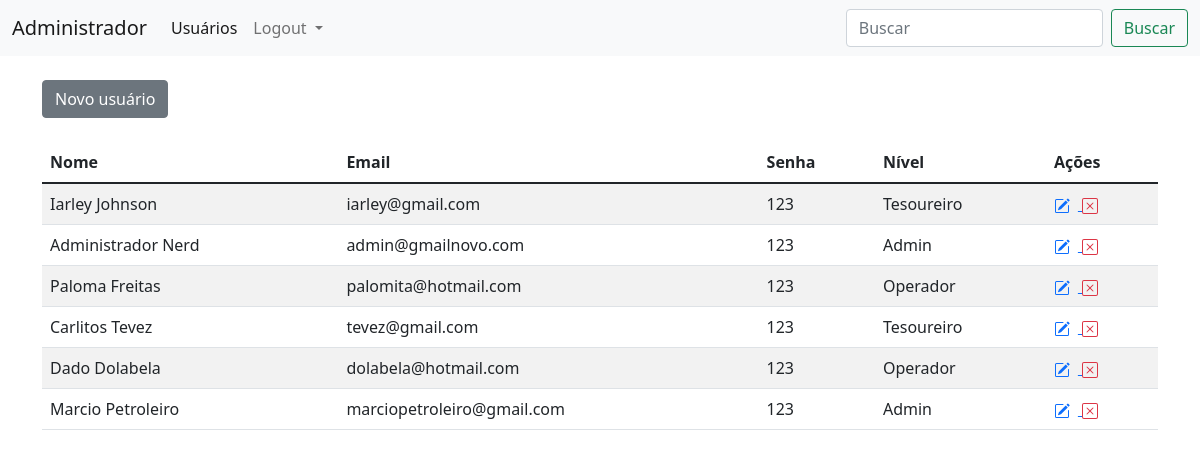
The page /01_php8/login/painel-adm/index.php (signed in) on the database as committed earlier.
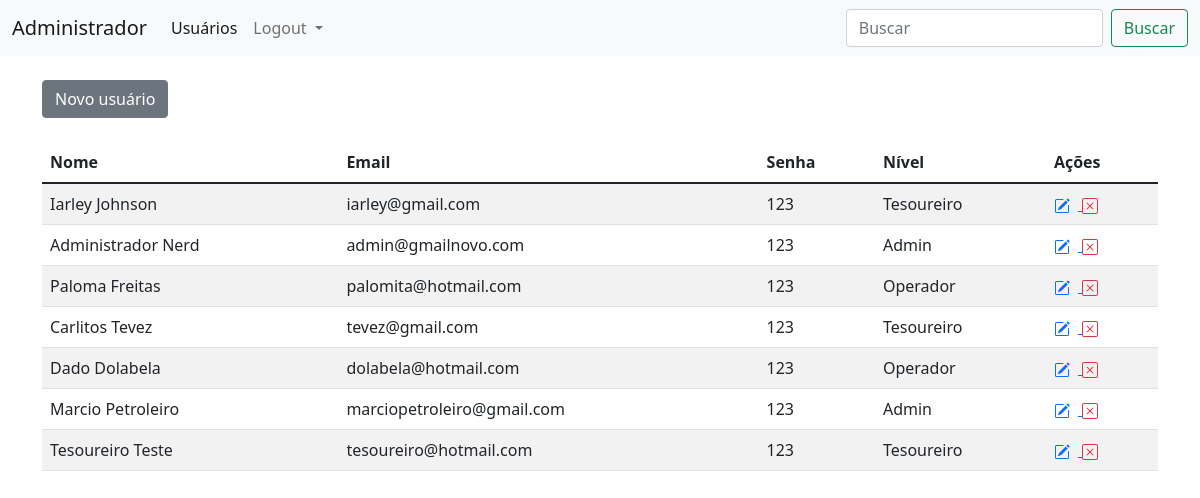
The same page on the database as committed later.
### tables this page shows
CREATE TABLE `usuarios` (
  `id` int(11) NOT NULL,
  `nome` varchar(80) NOT NULL,
  `email` varchar(80) NOT NULL,
  `cpf` varchar(15) NOT NULL,
  `senha` varchar(20) NOT NULL,
  `nivel` varchar(20) NOT NULL
);

### 01_php8/login/painel-adm/index.php (the view, shortened to what this page needs)
<?php
require_once('../../conexao.php');
?>
<!DOCTYPE html>
<html lang="en">
<head>
    <link href="https://cdn.jsdelivr.net/npm/bootstrap@5.1.3/dist/css/bootstrap.min.css" rel="stylesheet">
</head>
<body>
    <nav class="navbar navbar-expand-lg navbar-light bg-light">
        <div class="container-fluid">
            <a class="navbar-brand" href="index.php">Administrador</a>
            <div class="collapse navbar-collapse" id="navbarSupportedContent">
                <ul class="navbar-nav me-auto mb-2 mb-lg-0">
                    <li class="nav-item">
                        <a class="nav-link active" aria-current="page" href="index.php">Usuários</a>
                    </li>
                    <li class="nav-item dropdown">
                        <a class="nav-link dropdown-toggle" href="#" id="navbarDropdown" role="button" data-bs-toggle="dropdown" aria-expanded="false">
                            Logout
                        </a>
                    </li>
                </ul>
                <form class="d-flex" method="GET">
                    <input class="form-control me-2" type="search" placeholder="Buscar" aria-label="Search" name="txtBuscar">
                    <button class="btn btn-outline-success" name="btn-buscar" type="submit">Buscar</button>
                </form>
            </div>
        </div>
    </nav>
    <div class="container">
        <a href="index.php?funcao=novo" class="btn btn-secondary mt-4" type="button">Novo usuário</a>
        <?php
        $txtBuscar = '%' . @$_GET['txtBuscar'] . '%';
        $query = $pdo->prepare("SELECT * FROM usuarios WHERE nome LIKE :nome OR email LIKE :email");
        $query->bindValue(":nome", $txtBuscar);
        $query->bindValue(":email", $txtBuscar);
        $query->execute();
        $res = $query->fetchAll(PDO::FETCH_ASSOC);
        $total_reg = @count($res);
        if ($total_reg > 0) {
        ?>
            <table class="table table-striped mt-4">
                <thead>
                    <tr>
                        <th scope="col">Nome</th>
                        <th scope="col">Email</th>
                        <th scope="col">Senha</th>
                        <th scope="col">Nível</th>
                        <th scope="col">Ações</th>
                    </tr>
                </thead>
                <tbody>
                    <?php
                    for ($i = 0; $i < $total_reg; $i++) {
                        $nome = $res[$i]['nome'];
                        $email = $res[$i]['email'];
                        $senha = $res[$i]['senha'];
                        $nivel = $res[$i]['nivel'];
                        $id = $res[$i]['id'];
                    ?>
                        <tr>
                            <td><?php echo $nome; ?></td>
                            <td><?php echo $email; ?></td>
                            <td><?php echo $senha; ?></td>
                            <td><?php echo $nivel; ?></td>
                            <td>
                                <a href="index.php?funcao=editar&id=<?php echo $id; ?>">
                                </a>
                                <a href="index.php?funcao=deletar&id=<?php echo $id; ?>">
                                </a>
                            </td>
                        </tr>
                <?php
                    }
                } else {
                    echo "<p class='mt-4'> Não há dados para serem exibidos. </p>";
                }
                ?>
                </tbody>
            </table>
    </div>
</body>
</html>

Rows that differ between the two databases and show on the page:
added usuarios: nome "Tesoureiro Teste", email "tesoureiro@hotmail.com", senha "123", nivel "Tesoureiro"
